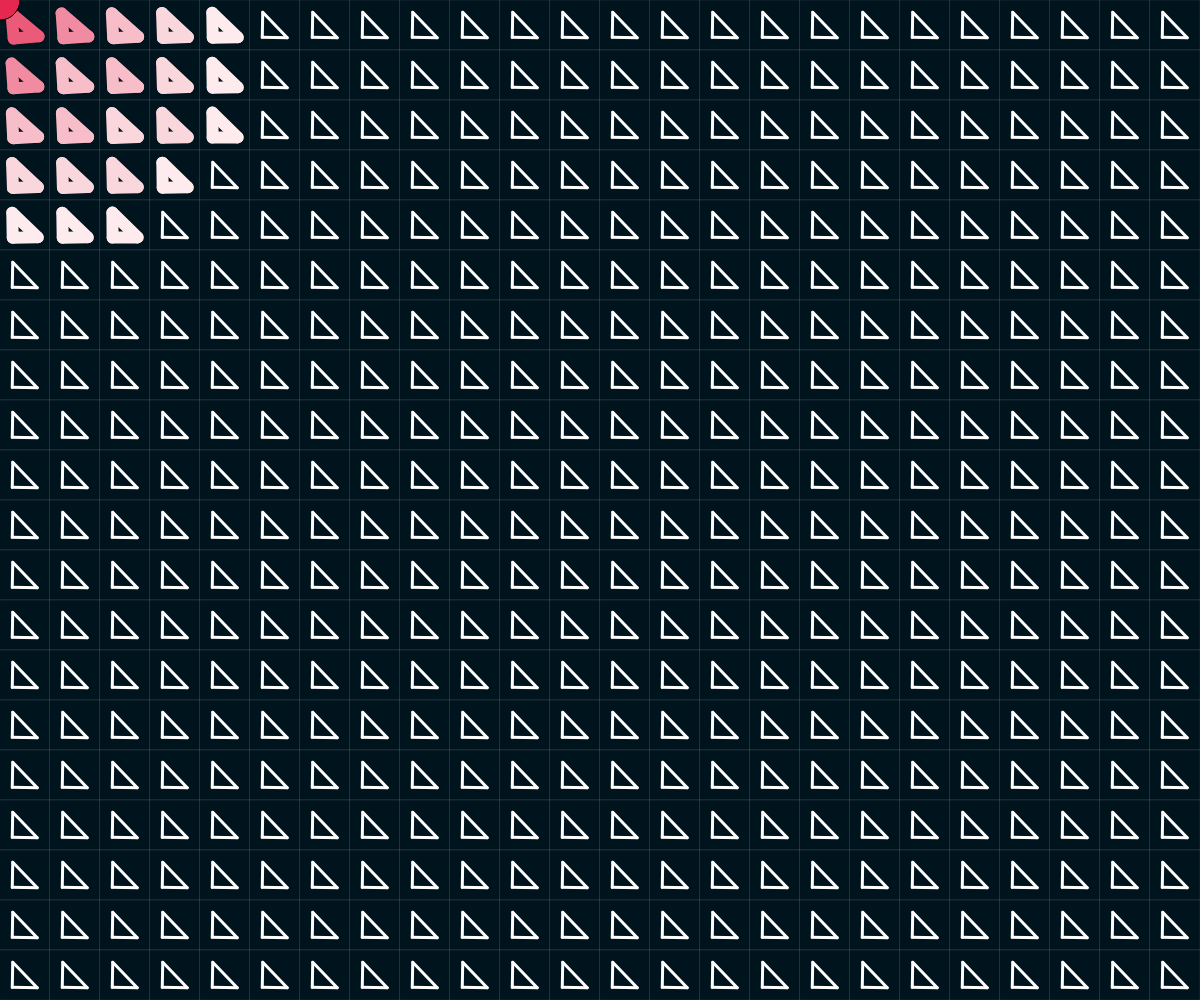
Frame 1 (no input)
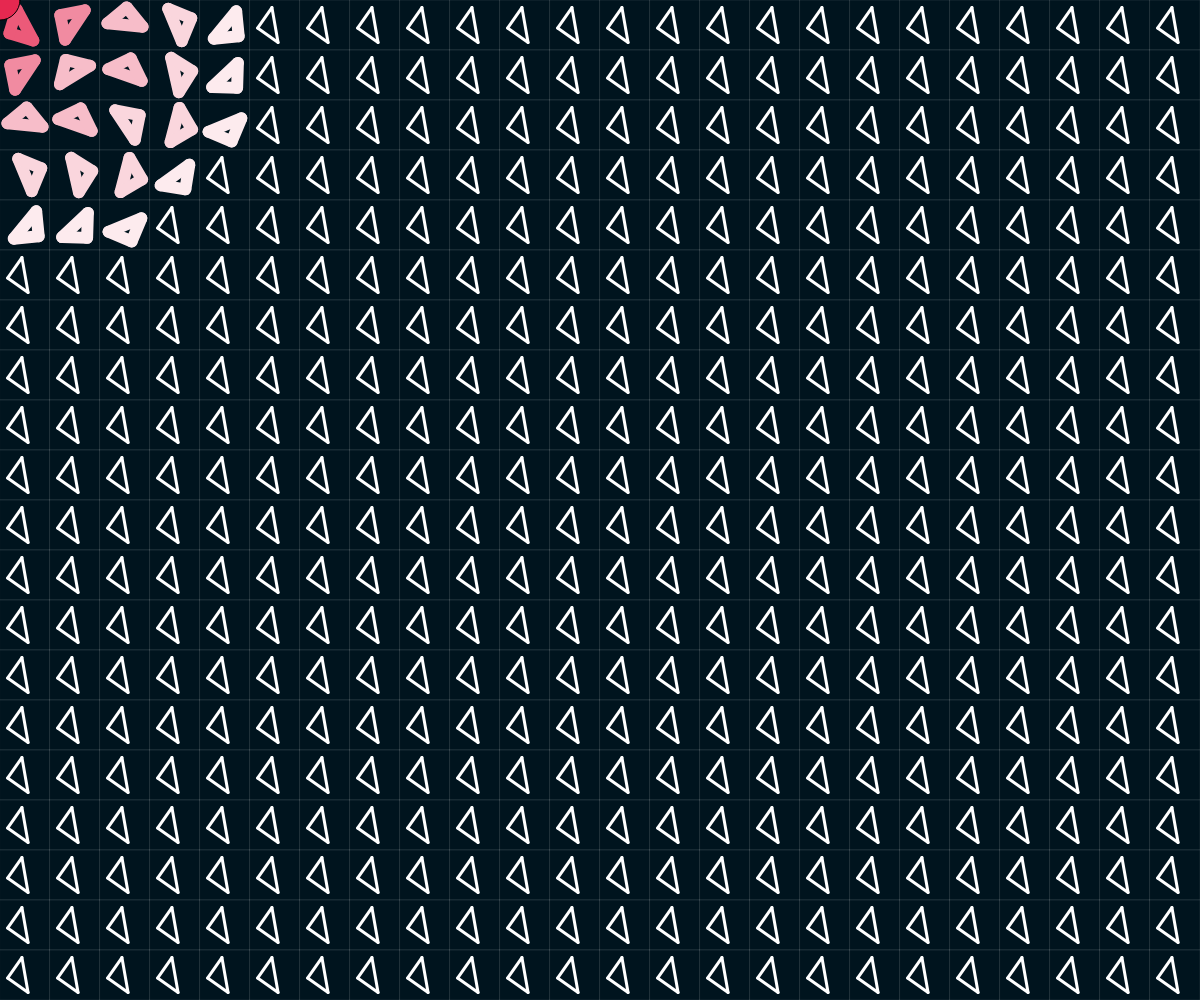
Frame 60 (no input)
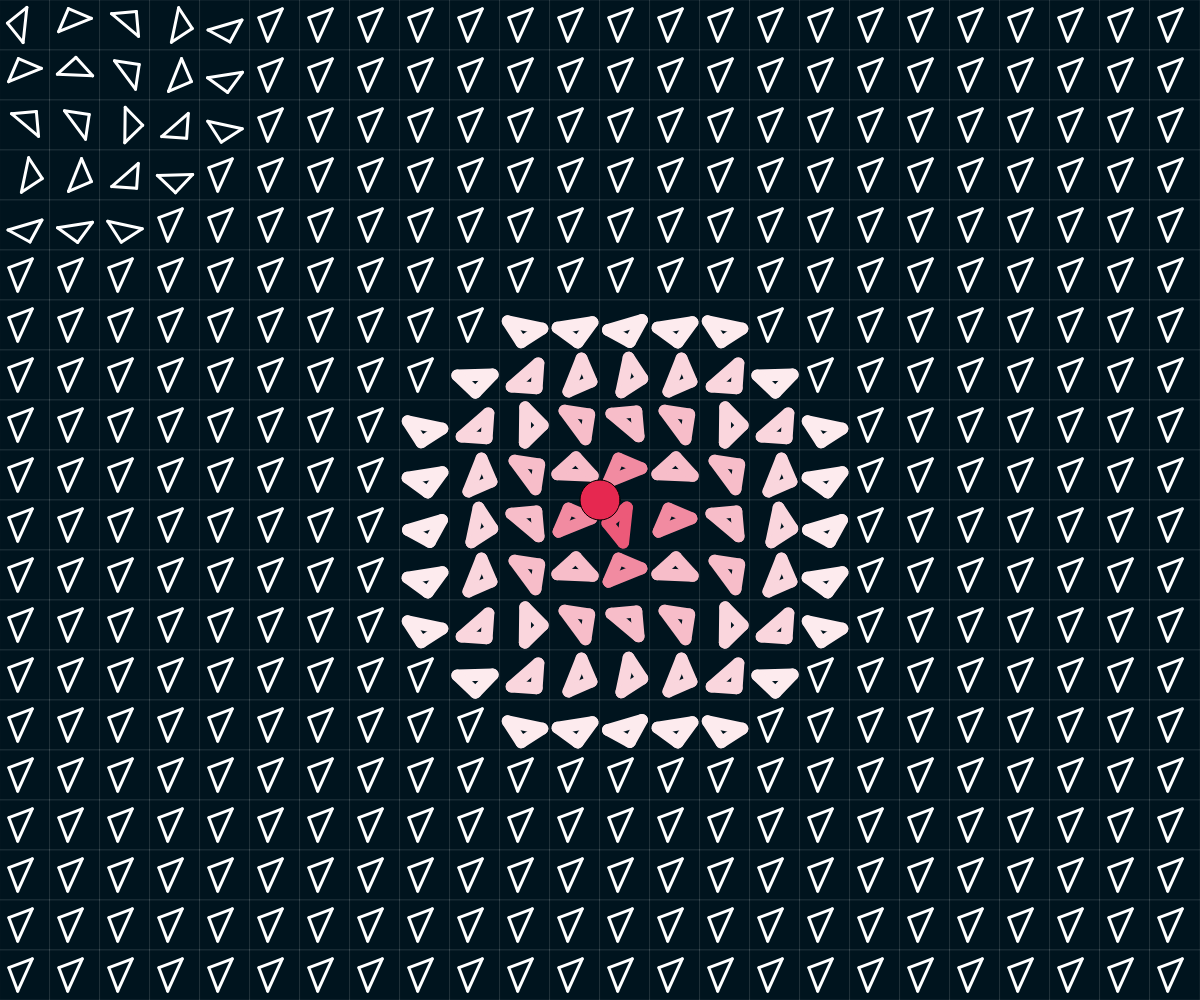
Frame 120 (the mouse pressed at the canvas centre since frame 60)

The p5.js sketch that drew these frames (run headless with seeded random() and noise() and a simulated clock; from frame 60 on, the mouse is pressed at the canvas centre):

// p5.js sketch
// ── sketch.js
let w;
let h;

let grid;

let colors = [];


function setup() {
  w = windowWidth;
  h = windowHeight;
  createCanvas(w, h);

  colors = [color(253, 235, 238), color(250, 214, 221), color(247, 189, 201), color(241, 139, 161), color(236, 90, 121)];



  grid = new Grid(50);
  
  let offsetRandom = true;

  if (offsetRandom) {
    mouseX = w / 2 + int(random(-w / 10, w / 10));
    mouseY = h / 2 + int(random(-h / 4, h / 4));
  } else {
    mouseX = w / 2;
    mouseY = h / 2;
  }

}


function draw() {
  background(220);
  grid.estimateAngle();
  grid.displayGrid();
grid.displayUser();

}



class Grid {

  constructor(l) {
    this.l = l;
    this.quads = [];
    this.initGrid();
    this.userR = w/30;


  }
  
    displayUser() {

  push();
  fill(230, 40, 80);
  ellipse(mouseX, mouseY, this.userR);
  pop();

}

  initGrid() {
    for (let i = 0; i < w / this.l; i++) {
      for (let j = 0; j < h / this.l; j++) {



        let q = new Quad(i * this.l, j * this.l, this.l, this.colors);
        this.quads.push(q);


      }
    }
  }

  estimateAngle() {

    for (let i = 0; i < this.quads.length; i++) {
      let quad = this.quads[i];
      quad.calculateAngle();


    }
  }

  displayGrid() {

    for (let i = 0; i < this.quads.length; i++) {
      let quad = this.quads[i];

      quad.displayQuad();
      quad.lineQuad();
    }
  }
}


class Quad {

  constructor(x, y, l, c) {
    this.x = x;
    this.y = y;
    this.l = l
    this.a = 0.01;
    this.outerR = l*5;

    this.colors = c;

    this.weight = 3;
    this.colorStroke = (255);

  }


  lineQuad() {


    push();
    translate(this.x, this.y);
    stroke(this.colorStroke);
    strokeWeight(this.weight);
    translate(this.l / 2, this.l / 2);
    rotate(this.a);
    
    // Dreieck:
    line(-this.l / 4, -this.l / 4, this.l / 4, this.l / 4);
    line(this.l / 4, this.l / 4, -this.l / 4, this.l / 4);
    line(-this.l / 4, this.l / 4, -this.l / 4, -this.l / 4);

  
    pop();

  }

  calculateAngle() {

    let d = int(dist(this.x, this.y, mouseX, mouseY));
    if (d < this.outerR) {
      this.a = this.a + map(d, 0, this.outerR, -0.1, -0.01);
      //this.colorStroke = color(255,0,0);

      let colorCode = int(map(d, 0, this.outerR, colors.length - 1, 0));


      this.colorStroke = colors[colorCode];

      this.weight = 12;
    } else {

      this.a = this.a + 0.01;
      this.colorStroke = (255);
      this.weight = 3;

    }


  }

  displayQuad() {
    //fill(0);
    push();
    translate(this.x, this.y);
    fill(0, 20, 30);
    stroke(255);
    strokeWeight(0.1);
    rect(0, 0, this.l, this.l)

    pop();

  }


}
